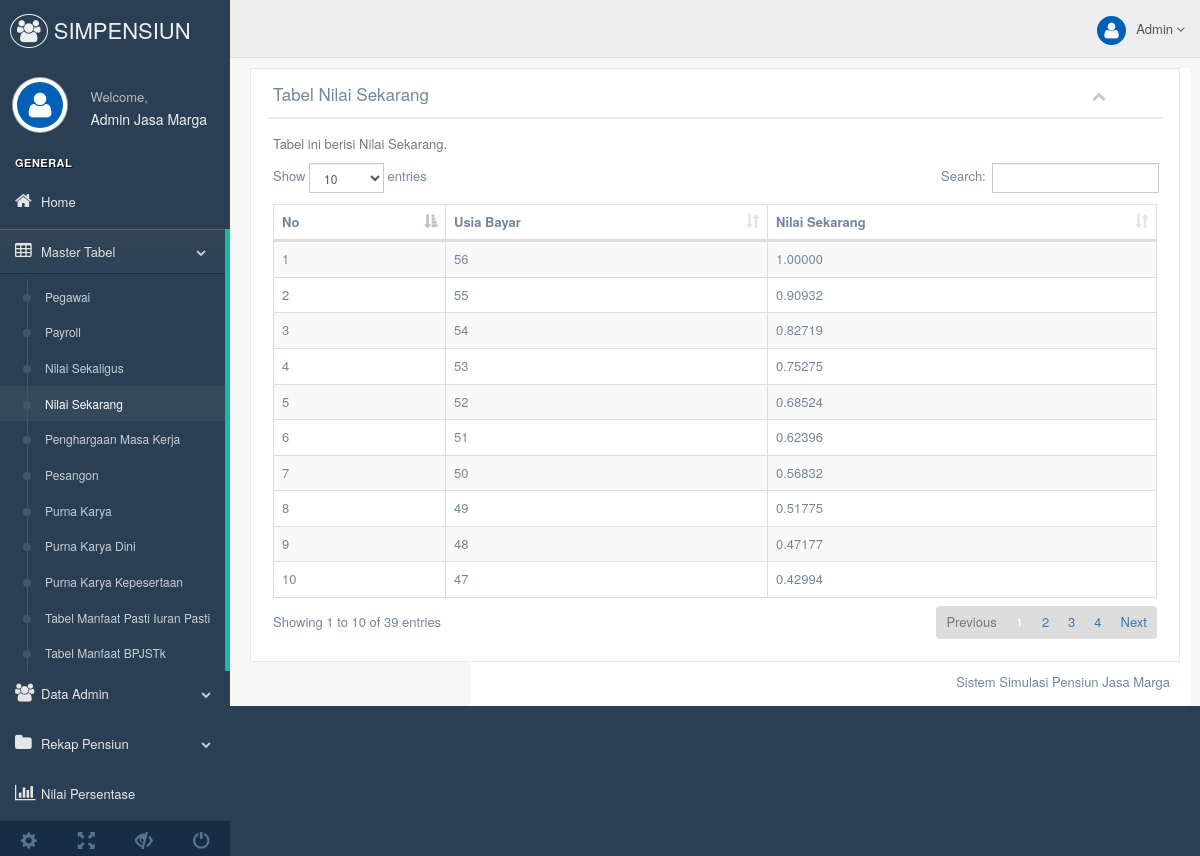
The page /admin/production/nilai_sekarang.php (signed in) on the database its author committed.
### tables this page shows
CREATE TABLE `nilai_sekarang` (
  `id` int(11) NOT NULL,
  `usia_bayar` int(11) NOT NULL,
  `nilai_sekarang` decimal(6,5) NOT NULL
);

### admin/production/nilai_sekarang.php (the view, shortened to what this page needs)
<!DOCTYPE html>
<html lang="en">
  <head>
    <link href="../vendors/bootstrap/dist/css/bootstrap.min.css" rel="stylesheet">
    <link href="../vendors/font-awesome/css/font-awesome.min.css" rel="stylesheet">
    <link href="../vendors/nprogress/nprogress.css" rel="stylesheet">
    <link href="../vendors/iCheck/skins/flat/green.css" rel="stylesheet">
    <link href="../vendors/datatables.net-bs/css/dataTables.bootstrap.min.css" rel="stylesheet">
    <link href="../vendors/datatables.net-buttons-bs/css/buttons.bootstrap.min.css" rel="stylesheet">
    <link href="../vendors/datatables.net-fixedheader-bs/css/fixedHeader.bootstrap.min.css" rel="stylesheet">
    <link href="../vendors/datatables.net-responsive-bs/css/responsive.bootstrap.min.css" rel="stylesheet">
    <link href="../vendors/datatables.net-scroller-bs/css/scroller.bootstrap.min.css" rel="stylesheet">
    <link href="../build/css/custom.min.css" rel="stylesheet">
  </head>
    <body class="nav-md">
    <div class="container body">
      <div class="main_container">
        <div class="col-md-3 left_col">
          <div class="left_col scroll-view">
            <div class="navbar nav_title" style="border: 0;">
              <a href="index.html" class="site_title"><i class="fa fa-users"></i> <span>SIMPENSIUN</span></a>
            </div>
            <div class="profile clearfix">
              <div class="profile_pic">
                <img src="images/user.jpg" alt="..." class="img-circle profile_img">
              </div>
              <div class="profile_info">
                <span>Welcome,</span>
                <h2>Admin Jasa Marga</h2>
              </div>
            </div>
            <br />
            <div id="sidebar-menu" class="main_menu_side hidden-print main_menu">
              <?php include_once("sidebar.php"); ?>
            </div>
            <div class="sidebar-footer hidden-small">
              <?php include_once("footer.php");?>
            </div>
          </div>
        </div>
        <div class="top_nav">
          <?php include_once("header.php");?>
        </div>
        <div class="right_col" role="main">
          <div class="">
            <div class="row">
              <div class="col-md-12 col-sm-12 col-xs-12">
                <div class="x_panel">
                  <div class="x_title">
                    <h2>Tabel Nilai Sekarang <small>tabel Master</small></h2>
                    <ul class="nav navbar-right panel_toolbox">
                      <li><a class="collapse-link"><i class="fa fa-chevron-up"></i></a>
                      </li>
                      <li class="dropdown">
                        <a href="#" class="dropdown-toggle" data-toggle="dropdown" role="button" aria-expanded="false"></a>
                      </li>
                    </ul>
                    <div class="clearfix"></div>
                  </div>
                  <div class="x_content">
                    <p class="text-muted font-13 m-b-30">
                      Tabel ini berisi Nilai Sekarang.
                    </p>
                    <table id="dataTables" class="table table-striped table-bordered">
                      <thead>
                        <tr>
                          <th>No</th>
                          <th>Usia Bayar</th>
                          <th>Nilai Sekarang</th>
                        </tr>
                      </thead>
                      <tbody>
                        <?php
                            $no = 1;
                            $res = mysqli_query($DBcon,"select * from nilai_sekarang");
                            while($row = $res->fetch_assoc()){
                              echo '
                              <tr>
                                <td>'.$no.'</td>
                                <td>'.$row['usia_bayar'].'</td>
                                <td>'.$row['nilai_sekarang'].'</td>
                              </tr>
                              ';
                              $no++;
                            }
                            ?>
                      </tbody>
                    </table>
                  </div>
                </div>
              </div>
        <footer>
          <div class="pull-right">
            Sistem Simulasi Pensiun Jasa Marga</a>
          </div>
        </footer>
      </div>
    </div>
  </body>
</html>

### rows shown on the page
nilai_sekarang: usia_bayar "56", nilai_sekarang "1.00000"
nilai_sekarang: usia_bayar "55", nilai_sekarang "0.90932"
nilai_sekarang: usia_bayar "54", nilai_sekarang "0.82719"
nilai_sekarang: usia_bayar "53", nilai_sekarang "0.75275"
nilai_sekarang: usia_bayar "52", nilai_sekarang "0.68524"
nilai_sekarang: usia_bayar "51", nilai_sekarang "0.62396"
nilai_sekarang: usia_bayar "50", nilai_sekarang "0.56832"
nilai_sekarang: usia_bayar "49", nilai_sekarang "0.51775"
nilai_sekarang: usia_bayar "48", nilai_sekarang "0.47177"
nilai_sekarang: usia_bayar "47", nilai_sekarang "0.42994"
